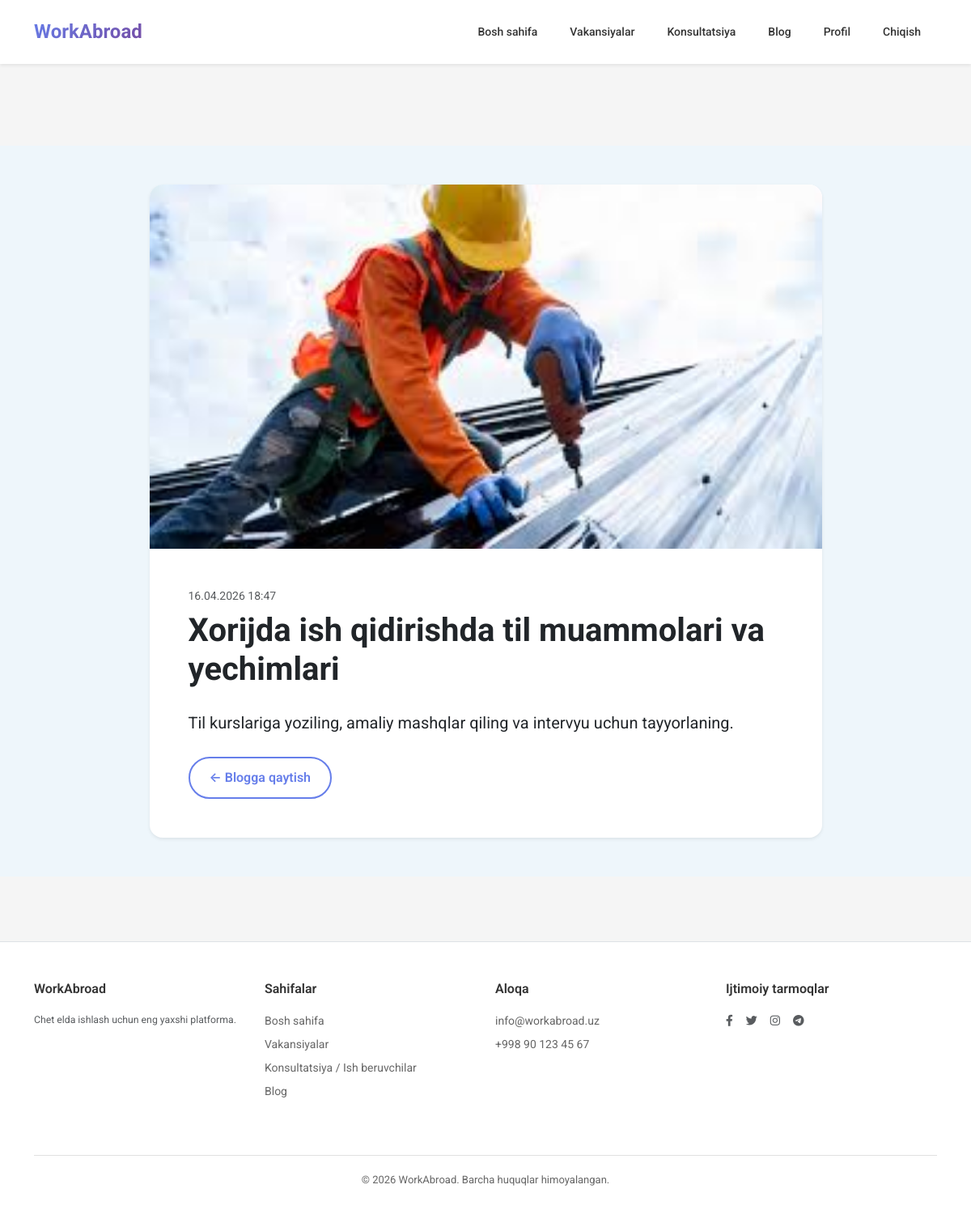
Screenshot of /blog/5/ (signed in) with the database file from the repository.
### blog/models.py (models this page shows, shortened)
class BlogPost(models.Model):
    title = models.CharField(max_length=255)
    content = models.TextField()
    image = models.ImageField(upload_to='blog_images/', blank=True, null=True)
    created_at = models.DateTimeField(auto_now_add=True)

### blog/views.py (the view)
# urls.py: path('<int:post_id>/', views.blog_detail, name='blog_detail'),
def blog_detail(request, post_id):
    post = get_object_or_404(BlogPost, id=post_id)
    return render(request, 'blog_detail.html', {'post': post})

### templates/blog_detail.html
{% extends 'base.html' %}
{% load static %}
{% block content %}
<section class="page-shell py-5">
    <div class="container">
        <div class="row justify-content-center">
            <div class="col-lg-9">
                <div class="card border-0 shadow-sm rounded-4 overflow-hidden">
                    {% if post.image %}
                        <img src="{{ post.image.url }}" class="img-fluid" alt="{{ post.title }}" style="max-height: 450px; object-fit: cover;">
                    {% endif %}
                    <div class="p-4 p-md-5">
                        <p class="text-muted mb-2">{{ post.created_at|date:"d.m.Y H:i" }}</p>
                        <h1 class="fw-bold mb-4">{{ post.title }}</h1>
                        <div class="fs-5 text-dark" style="line-height: 1.8;">
                            {{ post.content|linebreaks }}
                        </div>
                        <div class="mt-4">
                            <a href="{% url 'blog' %}" class="btn btn-outline-primary rounded-pill">
                                ← Blogga qaytish
                            </a>
                        </div>
                    </div>
                </div>
            </div>
        </div>
    </div>
</section>
{% endblock %}

### static/css/style.css (style rules this page uses)
* { margin: 0; padding: 0; box-sizing: border-box; }
body { font-family: 'Roboto', -apple-system, BlinkMacSystemFont, 'Segoe UI', sans-serif; background-color: #f5f5f5; color: #333; line-height: 1.5; font-size: 14px; }
:root { --hh-blue: #00b4d8; --hh-blue-dark: #0099b8; --hh-blue-light: #e6f7fa; --hh-gray: #666; --hh-gray-light: #f8f9fa; --hh-white: #ffffff; --hh-border: #e0e0e0; --hh-text: #333; --hh-text-light: #666; }
.page-shell { background: #eef6fb; min-height: calc(100vh - 220px); padding: 60px 0; }
.page-shell .container { position: relative; z-index: 2; }
.page-shell .page-card, .page-shell .card, .page-shell .job-detail-card, .page-shell .form-card { background: #ffffff; border: 1px solid rgba(15, 23, 42, 0.08); border-radius: 24px; box-shadow: 0 18px 40px rgba(15, 23, 42, 0.08); transition: all 0.3s ease; }
.page-shell .btn-outline-secondary, .page-shell .btn-outline-primary, .page-shell .btn-outline-success { border-width: 2px; }
.btn-outline-primary { border: 2px solid var(--hh-blue); color: var(--hh-blue); border-radius: 4px; font-weight: 500; }
.card { background: rgba(255, 255, 255, 0.95); backdrop-filter: blur(20px); border: 1px solid rgba(255, 255, 255, 0.2); border-radius: 18px; border: none; transition: all 0.3s ease; overflow: hidden; }
.btn { border-radius: 12px; padding: 12px 24px; font-weight: 600; transition: all 0.3s cubic-bezier(0.4, 0, 0.2, 1); position: relative; overflow: hidden; }
.btn::before { content: ''; position: absolute; top: 0; left: -100%; width: 100%; height: 100%; background: linear-gradient(90deg, transparent, rgba(255, 255, 255, 0.2), transparent); transition: left 0.5s; }
.btn-outline-primary { border: 2px solid #667eea; color: #667eea; background: transparent; }
body { padding-top:80px; }

### rows the page displays
BlogPost: image (picture), created_at "16.04.2026 18:47", title "Xorijda ish qidirishda til muammolari va yechimlari", content "Til kurslariga yoziling, amaliy mashqlar qiling va intervyu uchun tayyorlaning."
